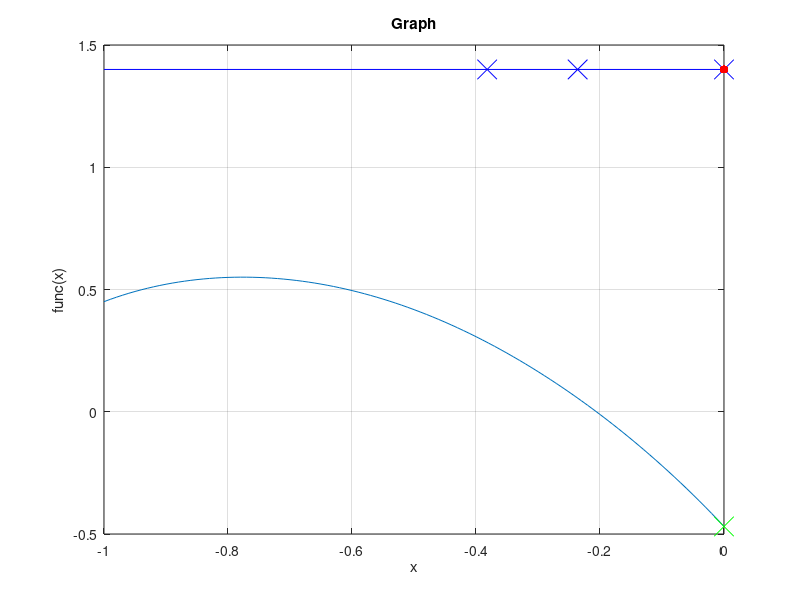

Reproduce this figure in MATLAB.
function lab3()
    clc();

    a = -1;
    b = 0;
    epsilon = power(10, -6);
    n_GR = 2;
    
    % Draw graph function
    x = [-1 : 0.01 : 0];
    y = [];

    for i = x
        y = [y, func(i)];
    end
    
    plot(x, y), xlabel('x'), ylabel('func(x)'), title('Graph');
    grid on;

    hold on;

    [x_star, f_star, n] = parabol(a, b, epsilon, n_GR);
    fprintf('-------------------------------------\n');
    fprintf('epsilon: %f\n', epsilon);
    fprintf('x_star: %f\n', x_star);
    fprintf('f_star: %f\n', f_star);
    fprintf('N: %d\n', n);

    scatter(x_star, f_star, 200, 'g', 'x');

    hold off;
    
end

% Input function
function y = func(x)
    y1 = 2 * power(x, 5) - 7 * x + sqrt(11);
    y2 = (-4*x*x - 4*x + 3 - 4*sqrt(2)) / (3*x*x + 3*x + 3*sqrt(2));
    y = log(y1) + sinh(y2) - 1.0;
end

% Using Golden section search to find x1, x2, x3
function [x_begin, x_middle, y_middle, x_end, n] = golden_step(a, b, n_GR)
    t = (sqrt(5) - 1) / 2;
    l = b - a;
    
    x1 = b - t*l;
    f1 = func(x1);
    
    x2 = a + t*l;
    f2 = func(x2);
    
    n = 2;

    for j = 1:n_GR
        if f1 <= f2
            b = x2;
            l = b - a;
            
            x2 = x1;
            f2 = f1;
            
            x_middle = x2;
            y_middle = f2;
            
            x1 = b - t*l;
            f1 = func(x1);
        else
            a = x1;
            l = b - a;
            
            x1 = x2;
            f1 = f2;
            
            x_middle = x1;
            y_middle = f1;
            
            x2 = a + t*l;
            f2 = func(x2);
        end
        n = n + 1;
    end
  
    x_begin = a;
    x_end = b;
end

% Finding optimum point x
function x = optimum_point(x1, y1, x2, y2, x3, y3)
    a1 = (y2 - y1) / (x2 - x1);
    a2 = ((y3 - y1)/(x3 - x1) - (y2 - y1)/(x2 - x1)) / (x3 - x2);

    x = (x1 + x2 - a1/a2) / 2;
end

% Parabol search function
function [x_star, f_star, n] = parabol(a, b, epsilon, n_GR)
    [x1, x2, y2, x3, n] = golden_step(a, b, n_GR);
    fprintf('After goldenratio step: N = %d\tSegment: [%.7f %.7f]\n', n, x1, x3);
    fprintf("Main process:\n");
    
    y1 = func(x1);
    y3 = func(x3);
    x = optimum_point(x1, y1, x2, y2, x3, y3);
    
    n = n + 2;
    flag = true;
    h = 1.5;  % horizontal line begining
    
    % Check kind of function
    if (x1 - x) * (x3 - x) < 0
        y = func(x);
        n = n + 1;

        while flag
            % Draw horizontal line
            h = h - 0.1;
            plot([-1 0], [h h], 'Color', 'b');
            scatter([x1 x2 x3], [h h h], 200, 'b', 'x');
            scatter(x, h, 'r', 'filled');
          
            fprintf('N = %d\tSegment: [%.7f %.7f]\tCurrent: %f\n', n, x1, x3, x);
            scatter(x, y, 50, 'r', 'filled');
            
            x_mark = x;
            if (x < x2)
                if (y > y2)     % case: min \in [x, x3]
                    x1 = x;
                    y1 = y;
                else            % case: min \in [x1, x2]
                    x3 = x2;
                    y3 = y2;
                    x2 = x;
                    y2 = y;
                end
            else
                if (y >= y2)    % case: min \in [x1, x]
                    x3 = x;
                    y3 = y;
                else            % case: min \in [x2, x3]
                    x1 = x2;
                    y1 = y2;
                    x2 = x;
                    y2 = y;
                end
            end
            
            x = optimum_point(x1, y1, x2, y2, x3, y3);
            y = func(x);
            n = n + 1;
            
            if abs(x - x_mark) < epsilon
                flag = false;
            end
        end
    else
        if (y1 < y3)
            x = x1;
            y = y1;
        else
            x = x3;
            y = y3;
        end
        
        % Draw horizontal line
        h = h - 0.1;
        plot([-1 0], [h h], 'Color', 'b');
        scatter([x1 x2 x3], [h h h], 200, 'b', 'x');
        scatter(x, h, 'r', 'filled');
    end
    
    x_star = x;
    f_star = y;
end
